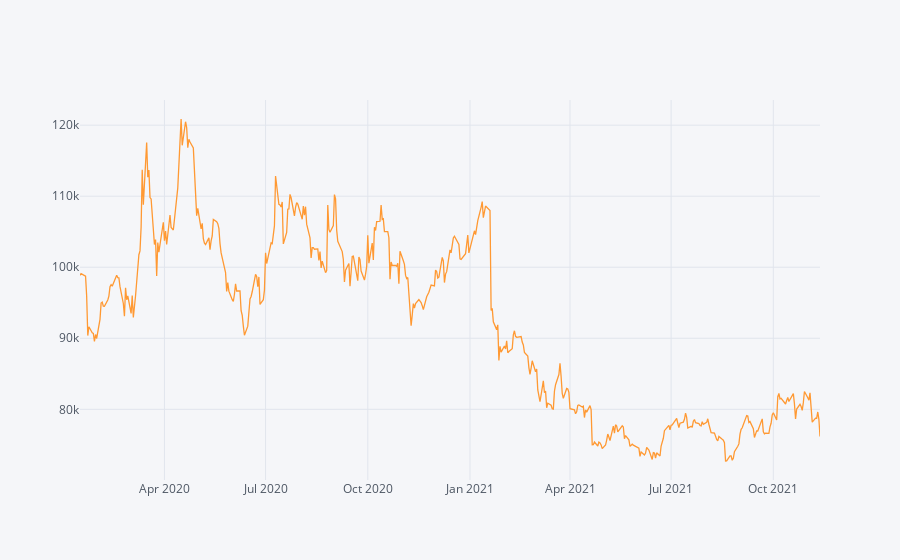

Notebook code for this chart:
### Code cell
#Todo:

r_df = results['result_df']

# Calculate the Absolute Return of our trend-following trading strategy
absolute_return_tf = (r_df['account_val'].iloc[-1]-starting_capital)/starting_capital

# Calculate the CAGR or our trend-following trading strategy
CAGR_tf = ((r_df['account_val'].iloc[-1]/starting_capital)**(252/len(df)))-1
#or
CAGR_tf = ((r_df['account_val'].iloc[-1]/starting_capital)**(365/(df.index[-1] - df.index[0]).days))-1


# Calculate the IR (Sharpe without RF-rate) of our trend-following trading strategy
information_ratio_tf = (r_df.account_val.pct_change().mean()/r_df.account_val.pct_change().std())*((252) **0.5)

#Plot the equity curve (hint: use 'account_val')
r_df.account_val.iplot()
#or
#r_df.account_val.plot()

### Figure 1 — Plotly figure (JSON) as saved in the notebook; plotly's stock layout.template omitted (floating-point values rounded to 4 significant figures; data arrays with more than 128 entries replaced by an {"elided": "..."} marker saying what was removed)
{"data": [{"line": {"color": "rgba(255, 153, 51, 1.0)", "dash": "solid", "shape": "linear", "width": 1.3}, "mode": "lines", "name": "account_val", "text": "", "type": "scatter", "x": {"elided": "462 str values"}, "y": {"elided": "462 float values"}}], "layout": {"legend": {"bgcolor": "#F5F6F9", "font": {"color": "#4D5663"}}, "paper_bgcolor": "#F5F6F9", "plot_bgcolor": "#F5F6F9", "title": {"font": {"color": "#4D5663"}}, "xaxis": {"gridcolor": "#E1E5ED", "showgrid": true, "tickfont": {"color": "#4D5663"}, "title": {"font": {"color": "#4D5663"}, "text": ""}, "zerolinecolor": "#E1E5ED"}, "yaxis": {"gridcolor": "#E1E5ED", "showgrid": true, "tickfont": {"color": "#4D5663"}, "title": {"font": {"color": "#4D5663"}, "text": ""}, "zerolinecolor": "#E1E5ED"}}}
